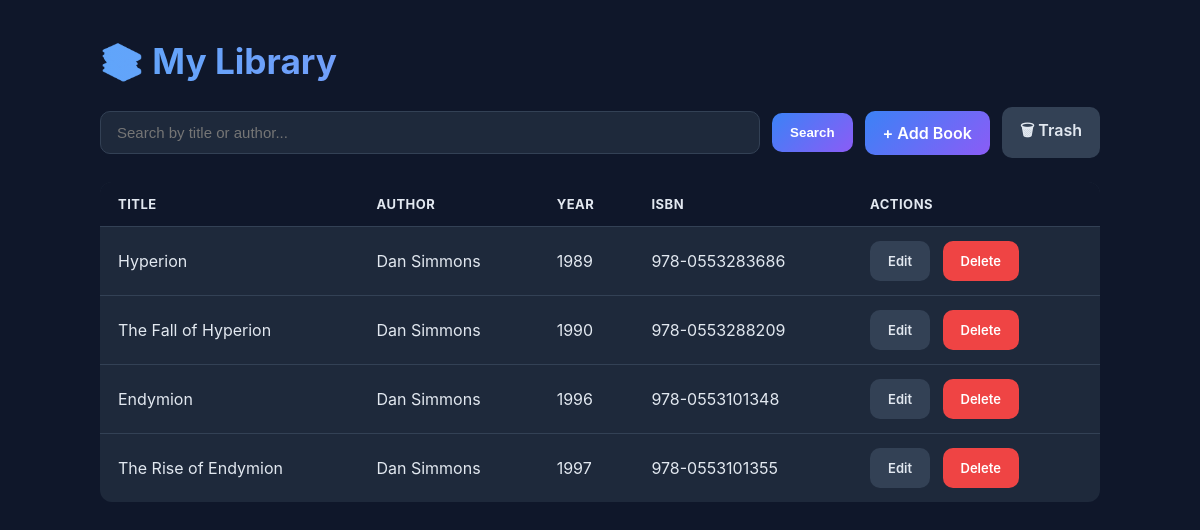
The page / on the database its author committed.
### library/models.py (models this page shows, shortened)
class SoftDeleteModel(models.Model):
    is_deleted = models.BooleanField(default=False)
    deleted_at = models.DateTimeField(null=True, blank=True)
    created_at = models.DateTimeField(auto_now_add=True)
    updated_at = models.DateTimeField(auto_now=True)
    objects = SoftDeleteManager()
    all_objects = AllObjectsManager()
    class Meta:
        abstract = True   # no DB table for this base class itself

class Book(SoftDeleteModel):
    title = models.CharField(max_length=200)
    author = models.CharField(max_length=100)
    isbn = models.CharField(max_length=20)
    published_year = models.IntegerField()

### library/views.py (the view)
# urls.py: path('', views.book_list, name='book_list'),
def book_list(request):
    query = request.GET.get('q', '')
    logger.info("Book list accessed. Search query: %s", query)
    books = Book.objects.all()  # soft-deleted hidden automatically
    if query:
        books = books.filter(
            Q(title__icontains=query) | Q(author__icontains=query)
        )
        logger.debug("Filtered books with query: %s", query)
    return render(request, 'library/book_list.html', {'books': books, 'query': query})

### library/models.py (called while the page is built)
    def get_queryset(self):
        return super().get_queryset().filter(is_deleted=False)

### library/templates/library/book_list.html (shortened to what this page needs)
{% load static %}
<!DOCTYPE html>
<html>
<head>
</head>
<body>
<div class="container">
  <h1>📚 My Library</h1>
  <form method="get" class="toolbar">
    <input name="q" value="{{ query }}" placeholder="Search by title or author..." />
    <button class="btn btn-primary" type="submit">Search</button>
    <a class="btn btn-primary" href="{% url 'library:book_add' %}">+ Add Book</a>
    <a class="btn btn-ghost" href="{% url 'library:trash_list' %}">🗑 Trash</a>
  </form>
  <table>
    <thead><tr><th>Title</th><th>Author</th><th>Year</th><th>ISBN</th><th>Actions</th></tr></thead>
    <tbody>
    {% for b in books %}
      <tr>
        <td>{{ b.title }}</td><td>{{ b.author }}</td>
        <td>{{ b.published_year }}</td><td>{{ b.isbn }}</td>
        <td class="actions">
          <a class="btn btn-ghost" href="{% url 'library:book_edit' b.pk %}">Edit</a>
          <a class="btn btn-danger" href="{% url 'library:book_delete' b.pk %}">Delete</a>
        </td>
      </tr>
    {% empty %}
      <tr><td class="empty" colspan="5">No books yet. Add one to start your library.</td></tr>
    {% endfor %}
    </tbody>
  </table>
</div>
</body>
</html>

### library/templates/library/book_list.html (style rules this page uses)
* { box-sizing: border-box; margin: 0; padding: 0; }
body { font-family: -apple-system, system-ui, sans-serif; background: #0f172a; color: #e2e8f0; min-height: 100vh; padding: 40px 20px; }
.container { max-width: 1000px; margin: 0 auto; }
h1 { font-size: 2.2rem; margin-bottom: 24px; background: linear-gradient(90deg, #60a5fa, #a78bfa); -webkit-background-clip: text; -webkit-text-fill-color: transparent; }
.toolbar { display: flex; gap: 12px; margin-bottom: 24px; align-items: center; }
.toolbar input { flex: 1; padding: 12px 16px; border-radius: 10px; border: 1px solid #334155; background: #1e293b; color: #e2e8f0; font-size: 15px; }
.btn { padding: 12px 18px; border-radius: 10px; border: 0; cursor: pointer; font-weight: 600; text-decoration: none; display: inline-block; transition: transform .15s; }
.btn-primary { background: linear-gradient(135deg, #3b82f6, #8b5cf6); color: white; }
.btn-danger { background: #ef4444; color: white; }
.btn-ghost { background: #334155; color: #e2e8f0; }
table { width: 100%; border-collapse: collapse; background: #1e293b; border-radius: 12px; overflow: hidden; }
th, td { padding: 14px 18px; text-align: left; border-bottom: 1px solid #334155; }
th { background: #0f172a; font-size: 13px; text-transform: uppercase; letter-spacing: .5px; }
tr:last-child td { border-bottom: 0; }
.actions a { margin-right: 8px; font-size: 13px; }

### rows shown on the page
Book: title "Hyperion", author "Dan Simmons", published_year "1989", isbn "978-0553283686"
Book: title "The Fall of Hyperion", author "Dan Simmons", published_year "1990", isbn "978-0553288209"
Book: title "Endymion", author "Dan Simmons", published_year "1996", isbn "978-0553101348"
Book: title "The Rise of Endymion", author "Dan Simmons", published_year "1997", isbn "978-0553101355"
